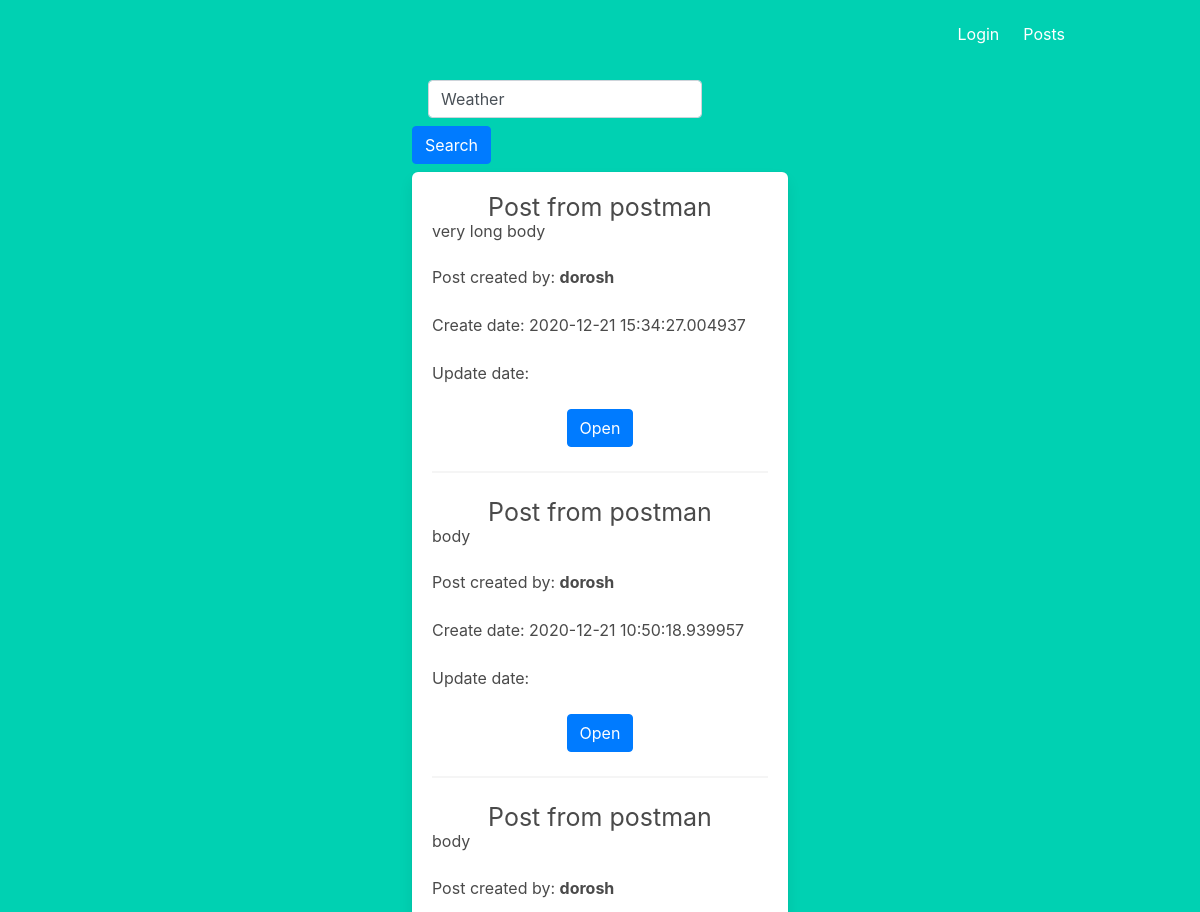
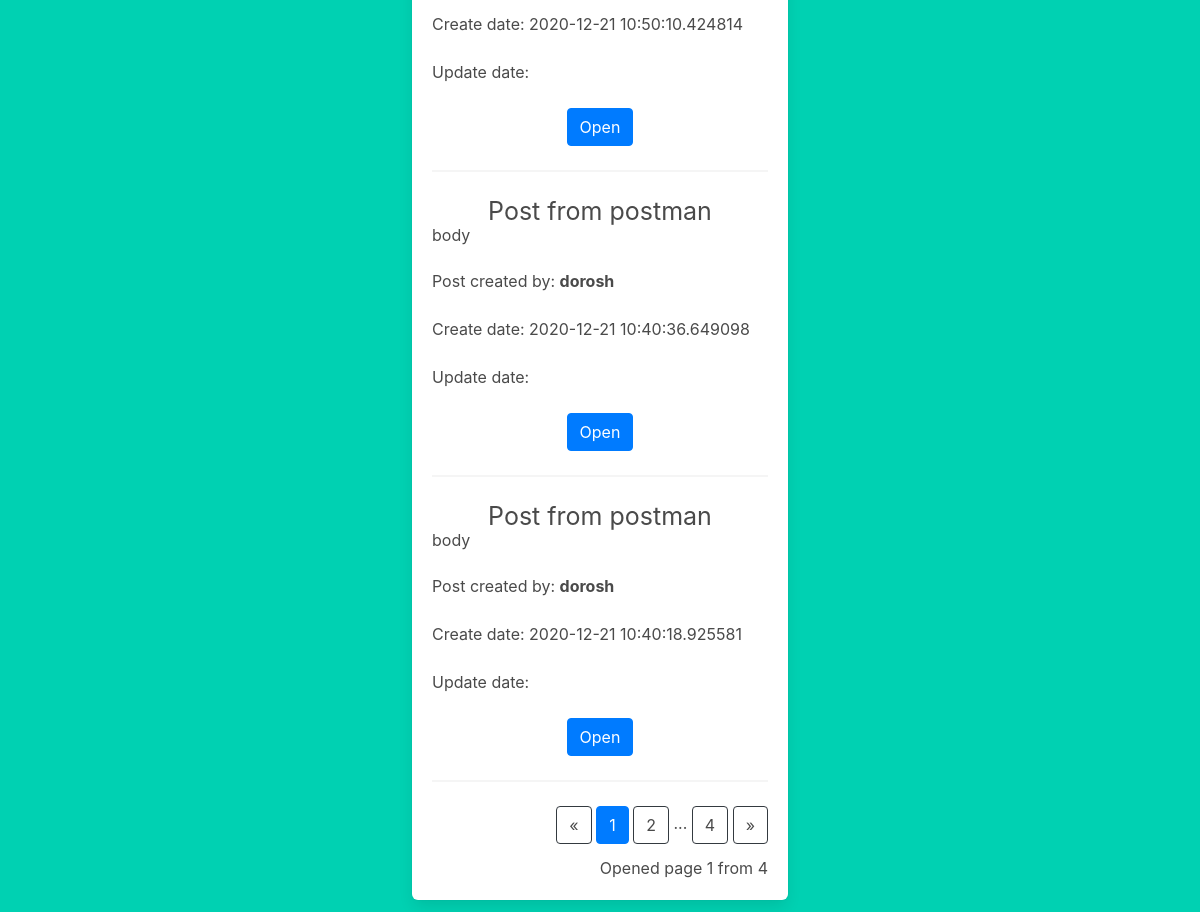
/posts/, run on the app's committed database (2 pictures, top to bottom).
### app/models.py (models this page shows, shortened)
class Post(db.Model):
    id = db.Column(db.Integer, primary_key=True)
    title = db.Column(db.String(100), nullable=False)
    body = db.Column(db.String(140), nullable=False)
    timestamp = db.Column(db.DateTime, index=True, default=datetime.utcnow, nullable=False)
    user_id = db.Column(db.Integer, db.ForeignKey('user.id'))

class User(UserMixin, db.Model):
    id = db.Column(db.Integer, primary_key=True)
    username = db.Column(db.String(64), index=True, unique=True)
    email = db.Column(db.String(120), index=True, unique=True)
    image_file = db.Column(db.String(20), nullable=False, default = 'default.jpg')
    about_me = db.Column(db.String(200), nullable=True)
    last_seen = db.Column(db.DateTime, default=datetime.utcnow)
    password_hash = db.Column(db.String(128))
    admin = db.Column(db.Boolean, default=False)
    posts = db.relationship('Post', backref='author', lazy='dynamic')

### app/blueprints/posts/views.py (the view)
@pb.route('/posts/', methods=['GET'])
def posts():
    query = request.args.get('q')
    page = request.args.get('page')
    if page and page.isdigit():
        page = int(page)
    else:
        page = 1
    if query:
        posts = Post.query.filter(Post.title.contains(query) | Post.body.contains(query))
    else:
        posts = Post.query.order_by(Post.timestamp.desc())
    posts_per_page = current_app.config['POSTS_PER_PAGE']
    pages = posts.paginate(page=page, per_page=posts_per_page)
    return render_template('posts/posts.html', posts=posts, pages=pages, query=query)

### app/blueprints/posts/templates/posts/posts.html (shortened to what this page needs)
{% extends "base.html" %}
{% block content %}
<div class="column is-4 is-offset-4">
    <form action="{{ url_for('posts.posts') }}" class="form-inline">
        <div class="form-group mx-sm-3 mb-2">
            <input type="text" class="form-control" name="q" value="{%if query%}{{query}}{% else %}Weather{% endif %}">
        </div>
        <button type="submit" class="btn btn-primary mb-2">Search</button>
    </form>
   <div class="box">
        <div class="text-center">
            {% for post in pages.items %}
                <h1 style="font-size: 25px;" >{{post.title}}</h1>
                <h5 style="text-align: left;">{{post.body}}</h5> <br>
                <inline> <p style="text-align: left;">Post created by: <strong>{{ post.author.username }}</strong></p></inline> <br>
                <inline><p style="text-align: left;"> Create date: {{post.timestamp}}</p></inline><br>
                <inline><p style="text-align: left;">Update date: {{post.update_time}}</p></inline><br>
                <a class="btn btn-primary" href="{{url_for('posts.posts', post_id=post.id)}}" style="color: white;">Open</a>
                <hr>
            {% endfor %}
            <div class="text-right">
            <a href="{{ url_for('posts.posts', page=pages.prev_num) }}"
               class="btn btn-outline-dark"
                    {% if pages.page == 1 %}disabled{% endif %}>
                &laquo;
            </a>
            {% for page_num in pages.iter_pages(left_edge=1, right_edge=1, left_current=1, right_current=2) %}
            {% if page_num %}
            {% if pages.page == page_num %}
            <a href="{{ url_for('posts.posts', page=page_num, q=q) }}"
               class="btn btn-primary" style="color: white;">
                {{ page_num }}
            </a>
            {% else %}
            <a href="{{ url_for('posts.posts', page=page_num, q=q) }}"
               class="btn btn-outline-dark">
                {{ page_num }}
            </a>
            {% endif %}
            {% else %}
            ...
            {% endif %}
            {% endfor %}
            <a href="{{ url_for('posts.posts', page=pages.next_num, q=q) }}"
               class="btn btn-outline-dark
       {% if pages.page == pages.pages %}disabled{% endif %}">
                &raquo;
            </a>
        </div>
        <p class="text-right mt-3">
            Opened page {{ pages.page }} from {{ pages.pages }}
        </p>
        </div>
    </div>
</div>
{% endblock %}

### app/static/styles/style.css (style rules this page uses)
h1 { text-align: center; }

### data on the page
Post: title "Post from postman", body "very long body", author.username "dorosh", timestamp "2020-12-21 15:34:27.004937"
Post: title "Post from postman", body "body", author.username "dorosh", timestamp "2020-12-21 10:50:18.939957"
Post: title "Post from postman", body "body", author.username "dorosh", timestamp "2020-12-21 10:50:10.424814"
Post: title "Post from postman", body "body", author.username "dorosh", timestamp "2020-12-21 10:40:36.649098"
Post: title "Post from postman", body "body", author.username "dorosh", timestamp "2020-12-21 10:40:18.925581"

### other printed values
{{ page_num }} "1"
{{ page_num }} "2" "4"
{{ pages.page }} "1"
{{ pages.pages }} "4"
